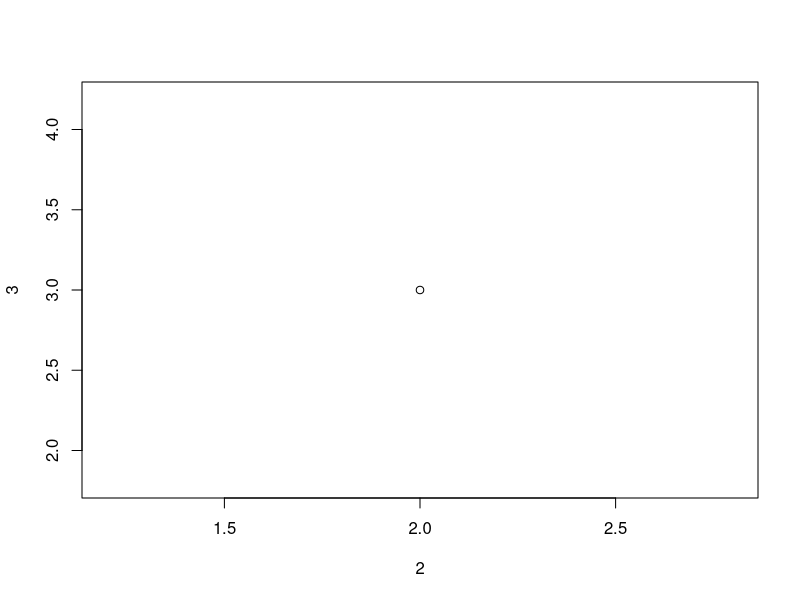
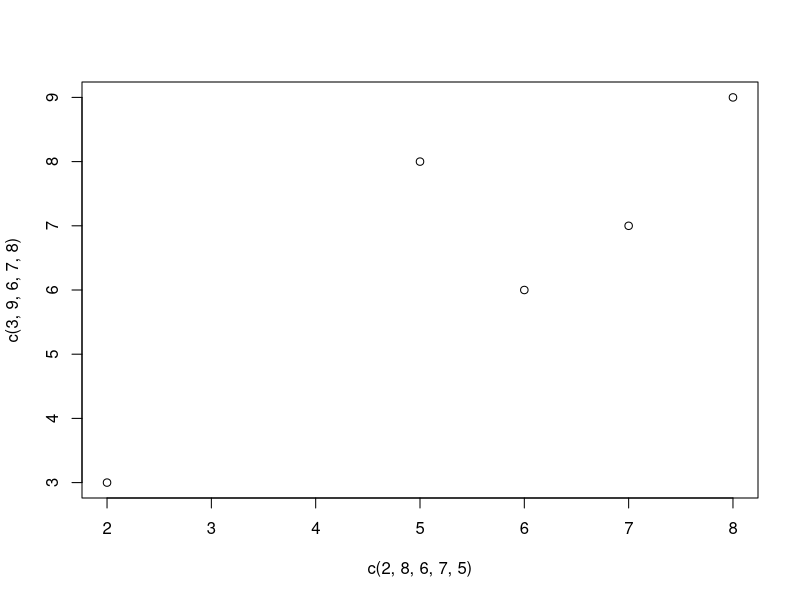

Write R code to recreate these figures, in order. (Note: this script raises an error after producing the figures.)
# R-Factor

# Create a factor
course <- factor(c("BCA", "MCA", "BSc", "MSc", "BTech"))

# Print the factor
course
# to print only levels
levels(course)
# find the no of items using length()
length(course)

# acees item from factor 
course[3]
# change the value of a specific item
course[1]<- "PHD"
course

# R-Plotting
plot(2,3)    # single point plotting
# more than one  point plotting
plot(c(2,8,6,7,5),c(3,9,6,7,8))
# using labels name

name <- c("Sunil","Amit","Tarun","vishal")
age <- c(25,30,35,40)
plot(name,age)
# draw a line

plot(1:10, type="l")
# Create a vector of pies
x <- c(10,20,30,40)

# Display the pie chart
pie(x)

# adding angle in pie
pie(x, init.angle = 70)
